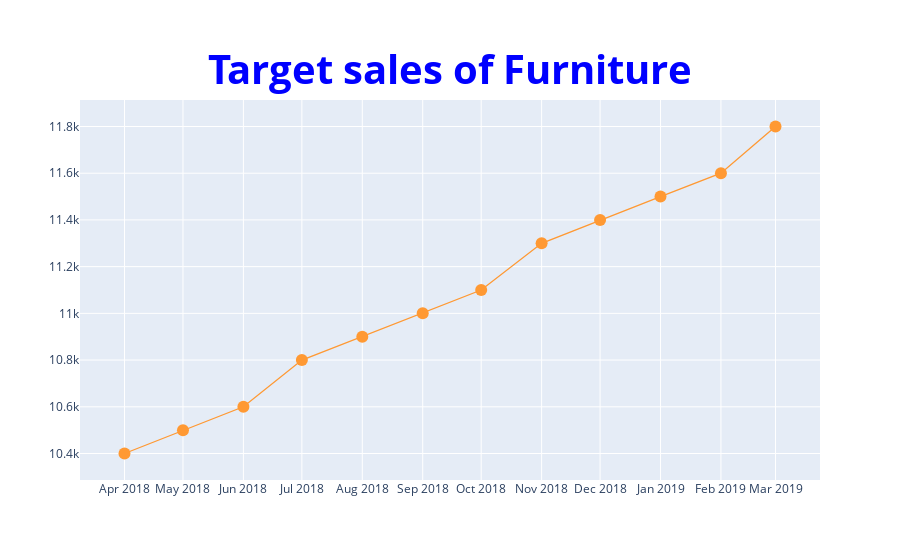
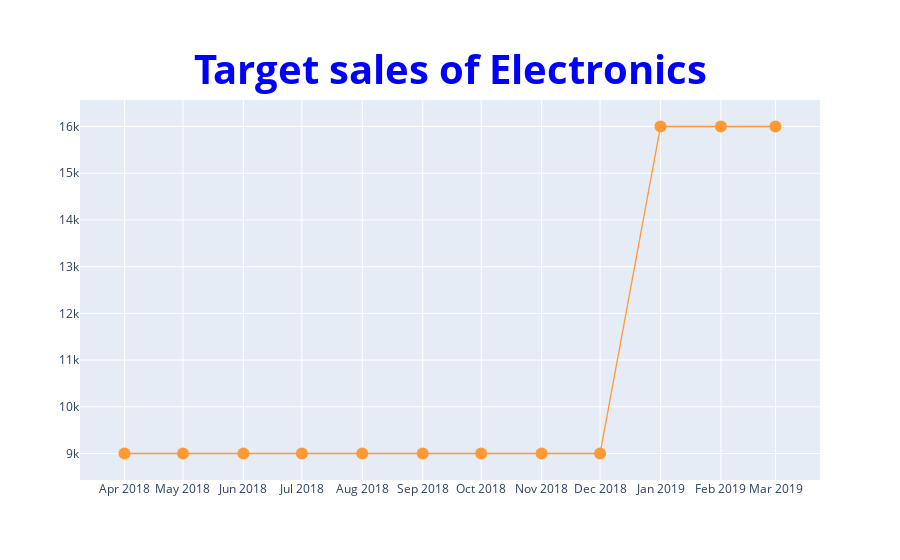
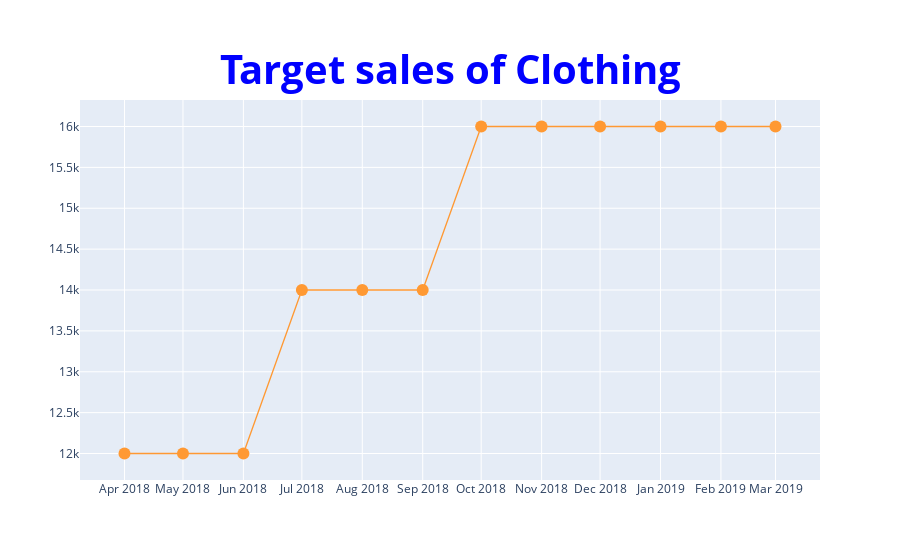

Notebook code for these charts, in order:
### Code cell
# Category별로 시간이 지남에 따라 e-commerce회사에서 매출목표를 어떻게 설정했는지 살펴보기
for category in sub_df.keys():
    df = sub_df[category]
    df = df[['Monthly Order Date', 'Target']].set_index('Monthly Order Date')
    layout = {
        'title':{
            'text': f"<b>Target sales of {category}</b>",
            'font':{
                'size':40,
                'color':'blue'
            },
            'x':0.5,
            'y':0.9
        },
        'xaxis':{
            'showticklabels':True,
            'dtick':'M1'
        }
    }
    df.iplot(kind='scatter', mode='lines+markers', layout=layout)

### Figure 1 — Plotly figure (JSON) as saved in the notebook; plotly's stock layout.template omitted (floating-point values rounded to 4 significant figures)
{"data": [{"line": {"color": "rgba(255, 153, 51, 1.0)", "dash": "solid", "shape": "linear", "width": 1.3}, "marker": {"size": 12, "symbol": "circle"}, "mode": "lines+markers", "name": "Target", "text": "", "type": "scatter", "x": ["2018-04-01", "2018-05-01", "2018-06-01", "2018-07-01", "2018-08-01", "2018-09-01", "2018-10-01", "2018-11-01", "2018-12-01", "2019-01-01", "2019-02-01", "2019-03-01"], "y": [10400, 10500, 10600, 10800, 10900, 11000, 11100, 11300, 11400, 11500, 11600, 11800]}], "layout": {"title": {"font": {"color": "blue", "size": 40}, "text": "<b>Target sales of Furniture</b>", "x": 0.5, "y": 0.9}, "xaxis": {"dtick": "M1", "showticklabels": true}}}

### Figure 2 — Plotly figure (JSON) as saved in the notebook; plotly's stock layout.template omitted (floating-point values rounded to 4 significant figures)
{"data": [{"line": {"color": "rgba(255, 153, 51, 1.0)", "dash": "solid", "shape": "linear", "width": 1.3}, "marker": {"size": 12, "symbol": "circle"}, "mode": "lines+markers", "name": "Target", "text": "", "type": "scatter", "x": ["2018-04-01", "2018-05-01", "2018-06-01", "2018-07-01", "2018-08-01", "2018-09-01", "2018-10-01", "2018-11-01", "2018-12-01", "2019-01-01", "2019-02-01", "2019-03-01"], "y": [9000, 9000, 9000, 9000, 9000, 9000, 9000, 9000, 9000, 16000, 16000, 16000]}], "layout": {"title": {"font": {"color": "blue", "size": 40}, "text": "<b>Target sales of Electronics</b>", "x": 0.5, "y": 0.9}, "xaxis": {"dtick": "M1", "showticklabels": true}}}

### Figure 3 — Plotly figure (JSON) as saved in the notebook; plotly's stock layout.template omitted (floating-point values rounded to 4 significant figures)
{"data": [{"line": {"color": "rgba(255, 153, 51, 1.0)", "dash": "solid", "shape": "linear", "width": 1.3}, "marker": {"size": 12, "symbol": "circle"}, "mode": "lines+markers", "name": "Target", "text": "", "type": "scatter", "x": ["2018-04-01", "2018-05-01", "2018-06-01", "2018-07-01", "2018-08-01", "2018-09-01", "2018-10-01", "2018-11-01", "2018-12-01", "2019-01-01", "2019-02-01", "2019-03-01"], "y": [12000, 12000, 12000, 14000, 14000, 14000, 16000, 16000, 16000, 16000, 16000, 16000]}], "layout": {"title": {"font": {"color": "blue", "size": 40}, "text": "<b>Target sales of Clothing</b>", "x": 0.5, "y": 0.9}, "xaxis": {"dtick": "M1", "showticklabels": true}}}
